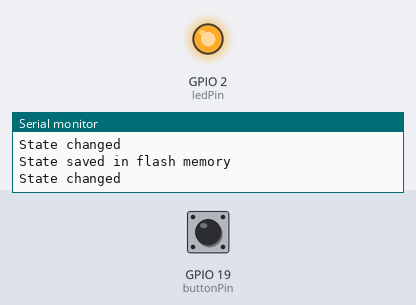
This sketch was run on a simulated ESP32. Parts: output pins drawn as LEDs (lit = HIGH), the last lines printed to the serial monitor. The inputs (shaded band) are chosen by the test bench; at power-on: GPIO 19 (buttonPin) HIGH. EEPROM starts erased.

Above: at 1.2 s.
1.3 s: GPIO 19 (buttonPin) pulled LOW for 0.15 s
At 2.5 s:
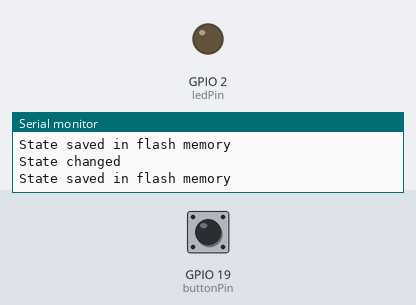
2.9 s: GPIO 19 (buttonPin) pulled LOW for 1 s
At 3.7 s:
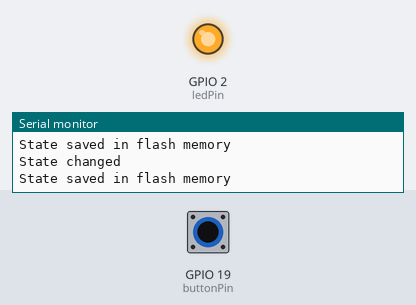
5.4 s: GPIO 19 (buttonPin) pulled LOW for 3.2 s
At 6.8 s:
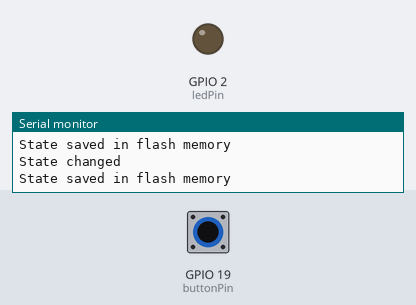
Timing chart, 0 to 8.4 s (numbered marks = the images above; inputs shaded):
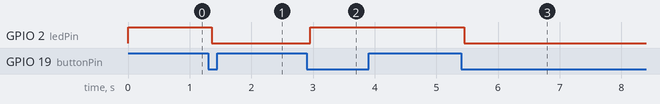

Measured:
- after the input at 1.3 s, GPIO 2 (ledPin): HIGH → LOW after 0.06 s
- after the input at 2.9 s, GPIO 2 (ledPin): LOW → HIGH after 0.05 s
- after the input at 5.4 s, GPIO 2 (ledPin): HIGH → LOW after 0.05 s

The sketch:

Memoria_EEPROM.ino
```cpp
#include <EEPROM.h>

// define the number of bytes you want to access
#define EEPROM_SIZE 1

// constants won't change. They're used here to set pin numbers:
const int buttonPin = 19;    // the number of the pushbutton pin
const int ledPin = 2;      // the number of the LED pin

// Variables will change:
int ledState = HIGH;         // the current state of the output pin
int buttonState;             // the current reading from the input pin
int lastButtonState = LOW;   // the previous reading from the input pin

// the following variables are unsigned longs because the time, measured in
// milliseconds, will quickly become a bigger number than can be stored in an int.
unsigned long lastDebounceTime = 0;  // the last time the output pin was toggled
unsigned long debounceDelay = 50;    // the debounce time; increase if the output flickers

void setup() {
  Serial.begin(115200);

  // initialize EEPROM with predefined size
  EEPROM.begin(EEPROM_SIZE);

  pinMode(buttonPin, INPUT_PULLUP);
  pinMode(ledPin, OUTPUT);

  // read the last LED state from flash memory
  ledState = EEPROM.read(0);
  // set the LED to the last stored state

  Serial.print("El led habia quedado...");
  Serial.println(ledState);
  digitalWrite(ledPin, ledState);
}

void loop() {
  // read the state of the switch into a local variable:
  int reading = !digitalRead(buttonPin);

  // check to see if you just pressed the button
  // (i.e. the input went from LOW to HIGH), and you've waited long enough
  // since the last press to ignore any noise:

  // If the switch changed, due to noise or pressing:
  if (reading != lastButtonState) {
    // reset the debouncing timer
    lastDebounceTime = millis();
  }

  if ((millis() - lastDebounceTime) > debounceDelay) {
    // whatever the reading is at, it's been there for longer than the debounce
    // delay, so take it as the actual current state:

    // if the button state has changed:
    if (reading != buttonState) {
      buttonState = reading;

      // only toggle the LED if the new button state is HIGH
      if (buttonState == HIGH) {
        ledState = !ledState;
      }
    }
  }
  // save the reading. Next time through the loop, it'll be the lastButtonState:
  lastButtonState = reading;

  // if the ledState variable is different from the current LED state
  if (digitalRead(ledPin)!= ledState) {
    Serial.println("State changed");
    // change the LED state
    digitalWrite(ledPin, ledState);
    // save the LED state in flash memory
    EEPROM.write(0, ledState);
    EEPROM.commit();
    Serial.println("State saved in flash memory");
  }
}
```
